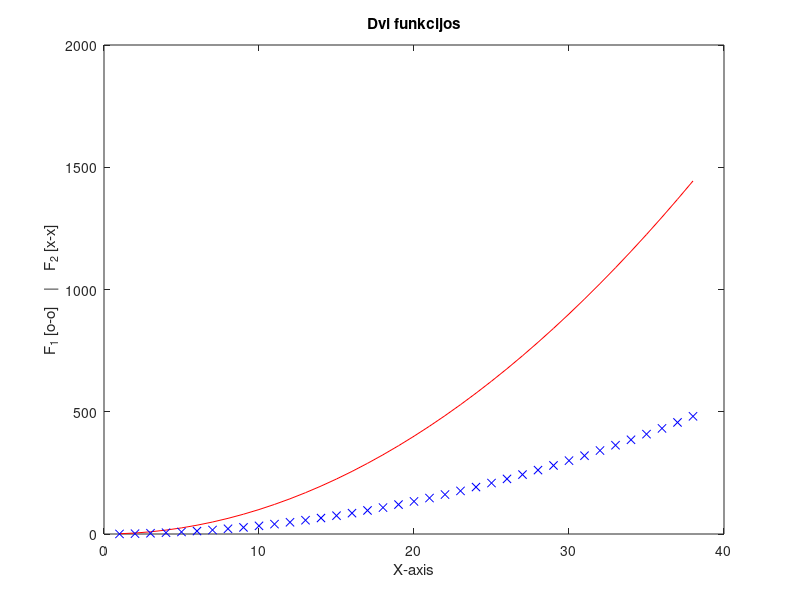

Write MATLAB code to recreate this figure.
x = 1:38;
y = x.^2;

plot(x, y, 'r-', x, y/3, 'xb')
title('Dvi funkcijos')
xlabel('X-axis')
ylabel('F_1 [o-o]    |    F_2 [x-x]')
